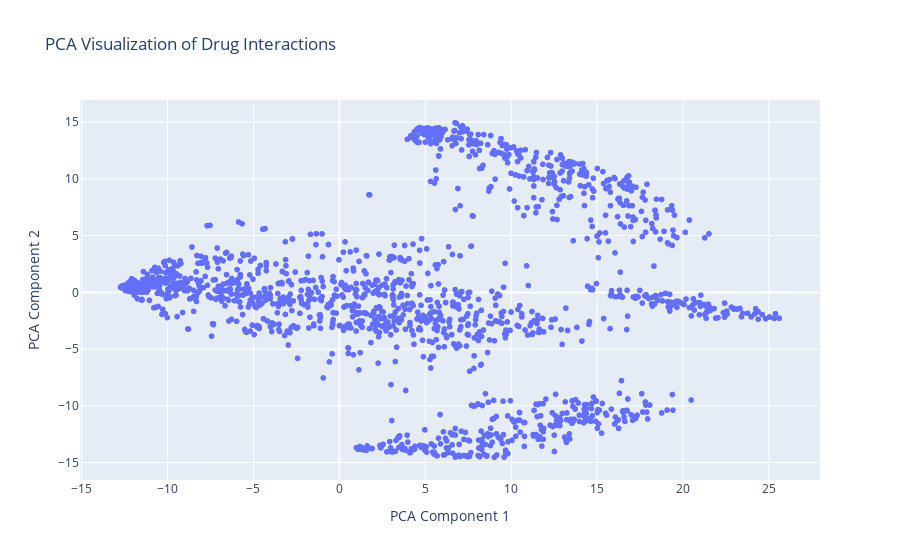

This figure's notebook cell:
### Code cell
pca_df = pd.DataFrame(fittedpca, columns=['PCA Component 1', 'PCA Component 2'])
pca_df['Drug'] = adjacency_matrix.columns


fig = px.scatter(pca_df, x='PCA Component 1', y='PCA Component 2', hover_name='Drug', title='PCA Visualization of Drug Interactions')

fig.show()

### Figure 1 — Plotly figure (JSON) as saved in the notebook; plotly's stock layout.template omitted (floating-point values rounded to 4 significant figures; data arrays with more than 128 entries replaced by an {"elided": "..."} marker saying what was removed)
{"data": [{"hovertemplate": "<b>%{hovertext}</b><br><br>PCA Component 1=%{x}<br>PCA Component 2=%{y}<extra></extra>", "hovertext": {"elided": "2630 str values"}, "legendgroup": "", "marker": {"color": "#636efa", "symbol": "circle"}, "mode": "markers", "name": "", "showlegend": false, "type": "scattergl", "x": {"elided": "2630 float values"}, "xaxis": "x", "y": {"elided": "2630 float values"}, "yaxis": "y"}], "layout": {"legend": {"tracegroupgap": 0}, "title": {"text": "PCA Visualization of Drug Interactions"}, "xaxis": {"anchor": "y", "domain": [0, 1], "title": {"text": "PCA Component 1"}}, "yaxis": {"anchor": "x", "domain": [0, 1], "title": {"text": "PCA Component 2"}}}}
